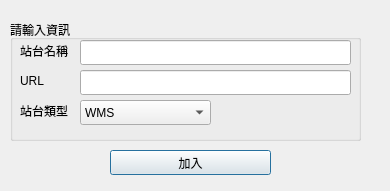
<?xml version="1.0" encoding="UTF-8"?>
<ui version="4.0">
 <class>Dialog</class>
 <widget class="QDialog" name="Dialog">
  <property name="geometry">
   <rect>
    <x>0</x>
    <y>0</y>
    <width>390</width>
    <height>191</height>
   </rect>
  </property>
  <property name="windowTitle">
   <string>新增WMS/WMTS站台</string>
  </property>
  <widget class="QGroupBox" name="groupBox_2">
   <property name="geometry">
    <rect>
     <x>10</x>
     <y>20</y>
     <width>351</width>
     <height>121</height>
    </rect>
   </property>
   <property name="title">
    <string>請輸入資訊</string>
   </property>
   <widget class="QLineEdit" name="lineEdit_4">
    <property name="enabled">
     <bool>true</bool>
    </property>
    <property name="geometry">
     <rect>
      <x>70</x>
      <y>20</y>
      <width>271</width>
      <height>25</height>
     </rect>
    </property>
    <property name="inputMethodHints">
     <set>Qt::ImhNone</set>
    </property>
    <property name="text">
     <string/>
    </property>
    <property name="echoMode">
     <enum>QLineEdit::Normal</enum>
    </property>
   </widget>
   <widget class="QLineEdit" name="lineEdit_5">
    <property name="enabled">
     <bool>true</bool>
    </property>
    <property name="geometry">
     <rect>
      <x>70</x>
      <y>50</y>
      <width>271</width>
      <height>25</height>
     </rect>
    </property>
    <property name="text">
     <string/>
    </property>
    <property name="echoMode">
     <enum>QLineEdit::Normal</enum>
    </property>
   </widget>
   <widget class="QLabel" name="label">
    <property name="geometry">
     <rect>
      <x>10</x>
      <y>20</y>
      <width>61</width>
      <height>21</height>
     </rect>
    </property>
    <property name="font">
     <font>
      <pointsize>9</pointsize>
     </font>
    </property>
    <property name="text">
     <string>站台名稱</string>
    </property>
   </widget>
   <widget class="QLabel" name="label_2">
    <property name="geometry">
     <rect>
      <x>10</x>
      <y>50</y>
      <width>61</width>
      <height>21</height>
     </rect>
    </property>
    <property name="font">
     <font>
      <pointsize>9</pointsize>
     </font>
    </property>
    <property name="text">
     <string>URL</string>
    </property>
   </widget>
   <widget class="QComboBox" name="comboBox">
    <property name="geometry">
     <rect>
      <x>70</x>
      <y>80</y>
      <width>131</width>
      <height>25</height>
     </rect>
    </property>
    <item>
     <property name="text">
      <string>WMS</string>
     </property>
    </item>
    <item>
     <property name="text">
      <string>WMTS</string>
     </property>
    </item>
   </widget>
   <widget class="QLabel" name="label_3">
    <property name="geometry">
     <rect>
      <x>10</x>
      <y>80</y>
      <width>51</width>
      <height>21</height>
     </rect>
    </property>
    <property name="font">
     <font>
      <family>Times New Roman</family>
      <pointsize>9</pointsize>
     </font>
    </property>
    <property name="text">
     <string>站台類型</string>
    </property>
   </widget>
  </widget>
  <widget class="QPushButton" name="pushButton">
   <property name="geometry">
    <rect>
     <x>110</x>
     <y>150</y>
     <width>161</width>
     <height>25</height>
    </rect>
   </property>
   <property name="text">
    <string>加入</string>
   </property>
  </widget>
 </widget>
 <resources/>
 <connections/>
</ui>
